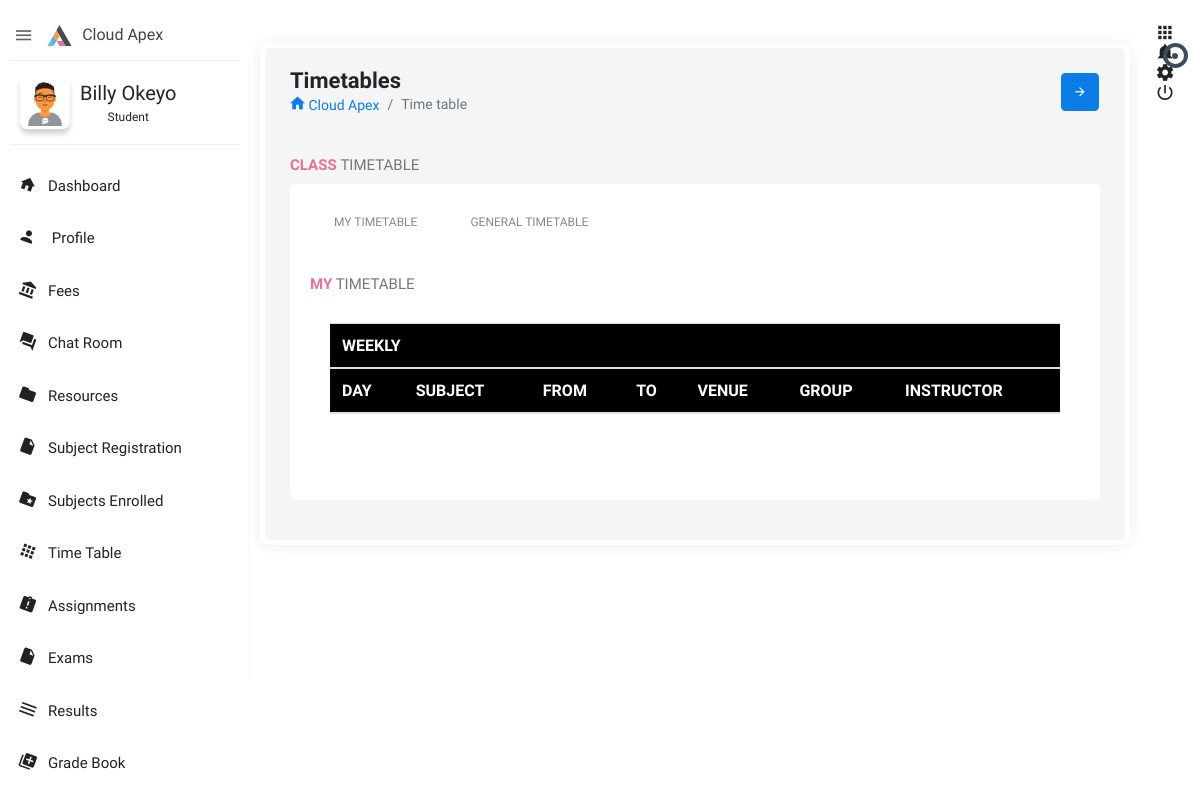
The page /student/timetable/ (signed in) on the database as committed earlier.
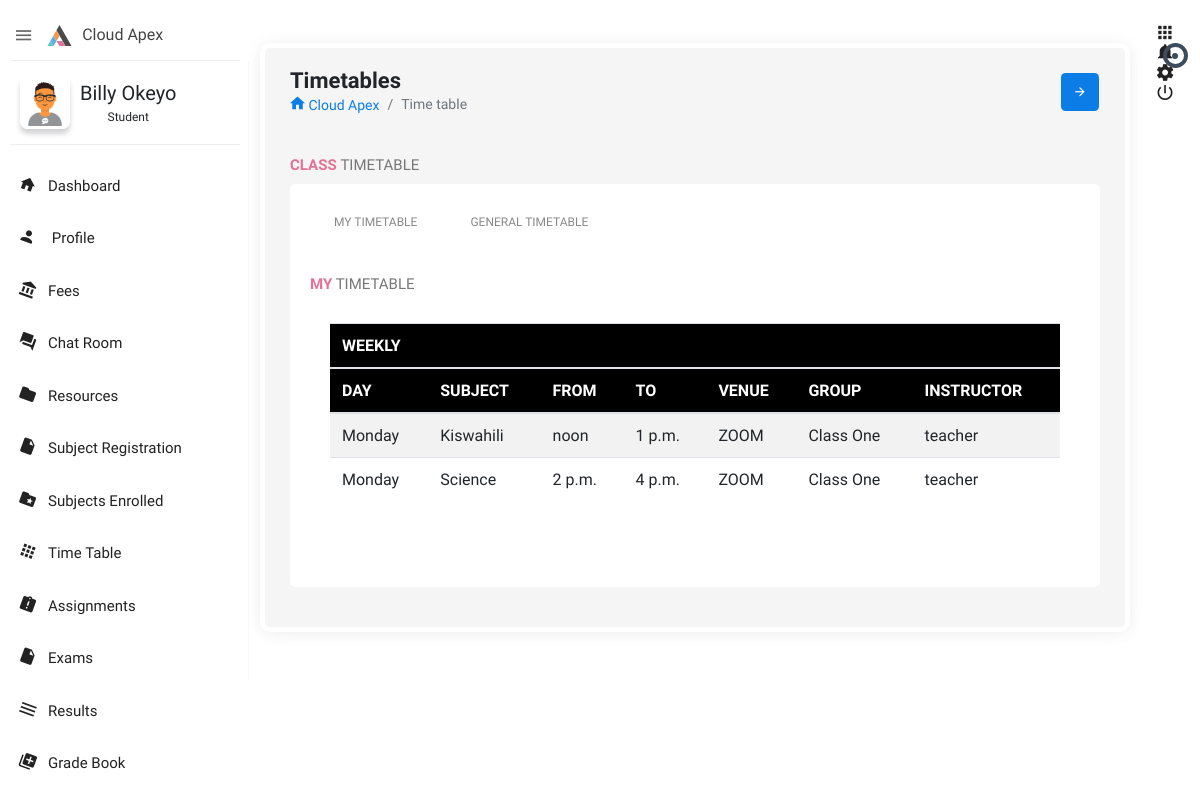
The same page on the database as committed later.
### student/models.py (models this page shows, shortened)
class Student(models.Model):
   username = models.CharField(max_length=50, unique=True)
   contact_no = models.CharField(max_length=20,default='2547xxxxxxx')
   parent_name = models.CharField(max_length=100)
   parent_phone_no = models.CharField(max_length=20,default='2547xxxxxxx')
   city = models.CharField(max_length=100,default='Nairobi')
   country = models.CharField(max_length=100,default='Kenya')
   profile = models.ImageField(blank=True,null=True,upload_to='profile/')
   user = models.OneToOneField(Account,on_delete=models.CASCADE)
   about = models.TextField(max_length=500,blank=True,null=True)
   subject = models.ManyToManyField(Subject, blank=True)

### account/models.py (models this page shows, shortened)
class Account(AbstractBaseUser):
    email =         models.EmailField(max_length=255, unique=True, verbose_name='Email')
    first_name =    models.CharField(max_length=100, verbose_name='First Name')
    last_name =     models.CharField(max_length=100, verbose_name='Last Name')
    is_manager =    models.BooleanField(default=False, verbose_name='Manager')
    is_teacher =    models.BooleanField(default=False,verbose_name= 'Teacher')
    is_student =    models.BooleanField(default=False, verbose_name='Student')
    is_suspended =  models.BooleanField(default=False, verbose_name='Suspended')
    is_active =     models.BooleanField(default=True, verbose_name='Active')
    is_staff =      models.BooleanField(default=False, verbose_name='Staff')
    is_admin =      models.BooleanField(default=False, verbose_name='Admin')
    date_joined =   models.DateTimeField(verbose_name='Date Joined',auto_now_add= True)
    last_login =    models.DateTimeField(verbose_name='Last Active', auto_now=True)
    group = models.ManyToManyField(Group, verbose_name='groups', blank=True, related_name='user_set', related_query_name='user')
    class Meta:
        db_table = 'Account'
    USERNAME_FIELD = 'email'
    REQUIRED_FIELDS = []
    objects = AccountManager()

### curriculum/models.py (models this page shows, shortened)
class TimeTable(models.Model):
   subject = models.ForeignKey(Subject,on_delete=models.CASCADE)
   teacher = models.ForeignKey(Teacher,on_delete=models.CASCADE)
   day = models.CharField(max_length=10,choices=DAYS)
   start_time = models.TimeField()
   end_time = models.TimeField()
   link = models.CharField(max_length=100, blank=True, null=True)

class Subject(models.Model):
   name = models.CharField(max_length=100)
   c_class = models.ForeignKey(Class,on_delete=models.CASCADE)
   code = models.CharField(max_length=10,unique=True)

class Class(models.Model):
   name = models.CharField(max_length=100)
   curriculum = models.ForeignKey(Curriculum,on_delete=models.CASCADE)
   code = models.CharField(max_length=10,unique=True)
   plural = 'Classes'
   def __str__(self):
      return self.name

### teacher/models.py (models this page shows, shortened)
class Teacher(models.Model):
    username = models.CharField(max_length=100)
    contact_no = models.CharField(max_length=20,default='2547xxxxxxxx')
    profile = models.ImageField(blank=True,null=True,upload_to='profile/')
    user = models.OneToOneField(Account,on_delete=models.CASCADE)

### student/views.py (the view)
# urls.py: path('timetable/',views.StudentTimetable.as_view(),name='student_timetable'),
class StudentTimetable(View):
   template_name = 'student/timetable.html'
   @method_decorator(login_required, 'signin')
   def get(self, request):
      user_id = request.user.id
      student_id = getLogedInStudentId(user_id)
      student = Student.objects.get(id=student_id)
      timetables = TimeTable.objects.all()
      context = {
         'student': student,
         'school_name': constants.SCHOOL_NAME,
         'timetables': timetables,
      }
      return render(request, self.template_name, context)

### student/views.py (called while the page is built)
def getLogedInStudentId(user_id):
    s = Student.objects.get(user_id=user_id)
    return s.id

### templates/student/timetable.html (shortened to what this page needs)
﻿{% extends 'includes/student_base.html' %} {% load static %}  {% block content %}
<section class="content">
    <div class="body_scroll">
        <div class="block-header">
            <div class="row">
                <div class="col-lg-7 col-md-6 col-sm-12">
                    <h2>Timetables</h2>
                    <ul class="breadcrumb">
                        <li class="breadcrumb-item"><a href="index.html"><i class="zmdi zmdi-home"></i> {{school_name}}</a></li>
                        <li class="breadcrumb-item active">Time table</li>
                    </ul>
                </div>
                <div class="col-lg-5 col-md-6 col-sm-12">
                    <button class="btn btn-primary btn-icon float-right right_icon_toggle_btn" type="button"><i class="zmdi zmdi-arrow-right"></i></button>
                </div>
            </div>
        </div>
        <div class="container-fluid">
            <div class="row clearfix">
                <div class="col-12">
                    <div class="card">
                        <div class="header">
                            <h2><strong>Class </strong> Timetable</h2>
                        </div>
                        <div class="body">
                            <ul class="nav nav-tabs p-0 mb-3 nav-tabs-success">
                                <li class="nav-item"><a class="nav-link" data-toggle="tab" href="#my_timetable">    MY TIMETABLE</a></li>
                                <li class="nav-item"><a class="nav-link" data-toggle="tab" href="#general_timetable">  GENERAL TIMETABLE</a></li>
                            </ul>
                            <div class="tab-content">
                                <div role="tabpanel" class="tab-pane active" id="my_timetable">
                                    <div class="row clearfix">
                                        <div class="col-lg-12 col-md-12 col-sm-12">
                                            <div class="card">
                                                <div class="header">
                                                    <h2> <strong>MY</strong> TIMETABLE</h2>
                                                </div>
                                                <div class="body">
                                                    <div class="table-responsive">
                                                        <table class="table table-striped table-hover ">
                                                            <thead class="text-white bg-black">
                                                                <tr>
                                                                    <th colSpan="9">WEEKLY</th>
                                                                </tr>
                                                                <tr>
                                                                    <th>DAY</th>
                                                                    <th>SUBJECT</th>
                                                                    <th>FROM</th>
                                                                    <th>TO</th>
                                                                    <th>VENUE</th>
                                                                    <th>GROUP</th>
                                                                    <th>INSTRUCTOR</th>
                                                                </tr>
                                                            </thead>
                                                            <tbody>
                                                                {% for subject in student.subject.all %} {% for timetable in timetables %} {% if timetable.subject == subject %}
                                                                <tr>
                                                                    <td>{{ timetable.day }}</td>
                                                                    <td>{{ timetable.subject.name }}</td>
                                                                    <td>{{ timetable.start_time }}</td>
                                                                    <td>{{ timetable.end_time }}</td>
                                                                    <td>ZOOM</td>
                                                                    <td>Class {{ timetable.subject.c_class }}</td>
                                                                    <td>{{ timetable.teacher.username }}</td>
                                                                </tr>
                                                                {% endif %}{% endfor %} {% endfor %}
                                                            </tbody>
                                                        </table>
                                                    </div>
                                                </div>
                                            </div>
                                        </div>
                                    </div>
                                </div>
                            </div>
                        </div>
                    </div>
                </div>
            </div>
        </div>
    </div>
</section>
{% endblock %}

### templates/includes/student_base.html (shortened to what this page needs)
{% load static %} {% load active_link_tags %}
<!doctype html>
<html class="no-js" lang="en">
<head>
    <link rel="stylesheet" href="{% static 'assets/plugins/bootstrap/css/bootstrap.min.css' %}">
    <link rel="stylesheet" href="{% static 'assets/plugins/jvectormap/jquery-jvectormap-2.0.3.min.css' %}" />
    <link rel="stylesheet" href="{% static 'assets/plugins/charts-c3/plugin.css' %}" />
    <link rel="stylesheet" href="{% static 'assets/plugins/morrisjs/morris.min.css' %}" />
    <link rel="stylesheet" href="{% static 'assets/css/style.min.css' %}">
     <link rel="stylesheet" href="{% static 'assets/css/custom.css' %}">
</head>
<body class="theme-blush">
    <div class="navbar-right">
        <ul class="navbar-nav">
            <li class="dropdown">
                <a href="javascript:void(0);" class="dropdown-toggle" title="App" data-toggle="dropdown" role="button"><i class="zmdi zmdi-apps"></i></a>
            </li>
            <li class="dropdown">
                <a href="javascript:void(0);" class="dropdown-toggle" title="Notifications" data-toggle="dropdown" role="button"><i class="zmdi zmdi-notifications"></i>
                <div class="notify"><span class="heartbit"></span><span class="point"></span></div>
            </a>
            </li>
            <li><a href="javascript:void(0);" class="js-right-sidebar" title="Setting"><i class="zmdi zmdi-settings zmdi-hc-spin"></i></a></li>
            <li><a href="sign-in.html" class="mega-menu" title="Sign Out"><i class="zmdi zmdi-power"></i></a></li>
        </ul>
    </div>
    <aside id="leftsidebar" class="sidebar">
        <div class="navbar-brand">
            <button class="btn-menu ls-toggle-btn" type="button"><i class="zmdi zmdi-menu"></i></button>
            <a href="index.html"><img src="{% static 'assets/images/logo.svg' %}" width="25" alt="Aero"><span class="m-l-10">{{ school_name }}</span></a>
        </div>
        <div class="menu">
            <ul class="list">
                <li>
                    <div class="user-info">
                        <a class="image" href="profile.html"><img src="{{ student.profile.url }}" alt="User"></a>
                        <div class="detail">
                            <h4>{{ user.first_name }} {{ user.last_name }} </h4>
                            <small>Student</small>
                        </div>
                    </div>
                </li>
                <li class="{% active_link 'student_dashboard' 'active open' strict=True %}">
                    <a href="{% url 'student_dashboard' %}"><i class="zmdi zmdi-home"></i><span>Dashboard</span></a>
                </li>
                <li class="{% active_link 'student_profile' 'active open' strict=True %}">
                    <a href="{% url 'student_profile' %}"><i class="zmdi zmdi-account"></i><span>  Profile</span></a>
                </li>
                 <li class="{% active_link 'student_fees' 'active open' strict=True %}">
                    <a href="{% url 'student_fees' %}"><i class="zmdi zmdi-balance"></i><span>Fees</span></a>
                </li>
                <li class="{% active_link 'room || history || chat_index' 'active open' %}">
                    <a href="{% url 'room' 1 %}"><i class="zmdi zmdi-comments"></i><span>Chat Room</span></a>
                </li>
                <li class="{% active_link 'student_resources' 'active open' strict=True %}">
                    <a href="{% url 'student_resources' %}"><i class="zmdi zmdi-folder"></i><span>Resources</span></a>
                </li>
                <li class="{% active_link 'student_subject_registration' 'active open' strict=True %}">
                    <a href="{% url 'student_subject_registration' %}"><i class="zmdi zmdi-file"></i><span>Subject Registration</span></a>
                </li>
                <li class="{% active_link 'student_subjects_enrolled' 'active open' strict=True %}">
                    <a href="{% url 'student_subjects_enrolled' %}"><i class="zmdi zmdi-folder-star"></i><span>Subjects Enrolled</span></a>
                </li>
                <li class="{% active_link 'student_timetable' 'active open' strict=True %}">
                    <a href="{% url 'student_timetable' %}"><i class="zmdi zmdi-apps"></i><span>Time Table</span></a>
                </li>
                <li class="{% active_link 'student_assignments || student_assignment_detail' 'active open' %}">
                    <a href="{% url 'student_assignments' %}"><i class="zmdi zmdi-assignment-alert"></i><span>Assignments</span></a>
                </li>
                <li class="{% active_link 'student_exams' 'active open' strict=True %}">
                    <a href="{% url 'student_exams' %}"><i class="zmdi zmdi-file"></i><span>Exams</span></a>
                </li>
                <li class="{% active_link 'student_results' 'active open' strict=True %}">
                    <a href="{% url 'student_results' %}"><i class="zmdi zmdi-menu"></i><span>Results</span></a>
                </li>
                <li class="{% active_link 'student_gradebook' 'active open' strict=True %}">
                    <a href="{% url 'student_gradebook' %}"><i class="zmdi zmdi-collection-plus"></i><span>Grade Book</span></a>
                </li>
                <li class="{% active_link 'student_announcements' 'active open' strict=True %}">
                    <a href="{% url 'student_announcements' %}"><span>Announcement</span></a>
                </li>
                <br><br><br><br>
            </ul>
        </div>
    </aside>
    {% block content %} {% endblock %}
   {% load sweetify %}
</body>
</html>

Rows that differ between the two databases and show on the page:
added TimeTable: day "Monday", subject.name "Kiswahili", start_time "noon", end_time "1 p.m.", subject.c_class "One", teacher.username "teacher"
added TimeTable: day "Monday", subject.name "Science", start_time "2 p.m.", end_time "4 p.m.", subject.c_class "One", teacher.username "teacher"
